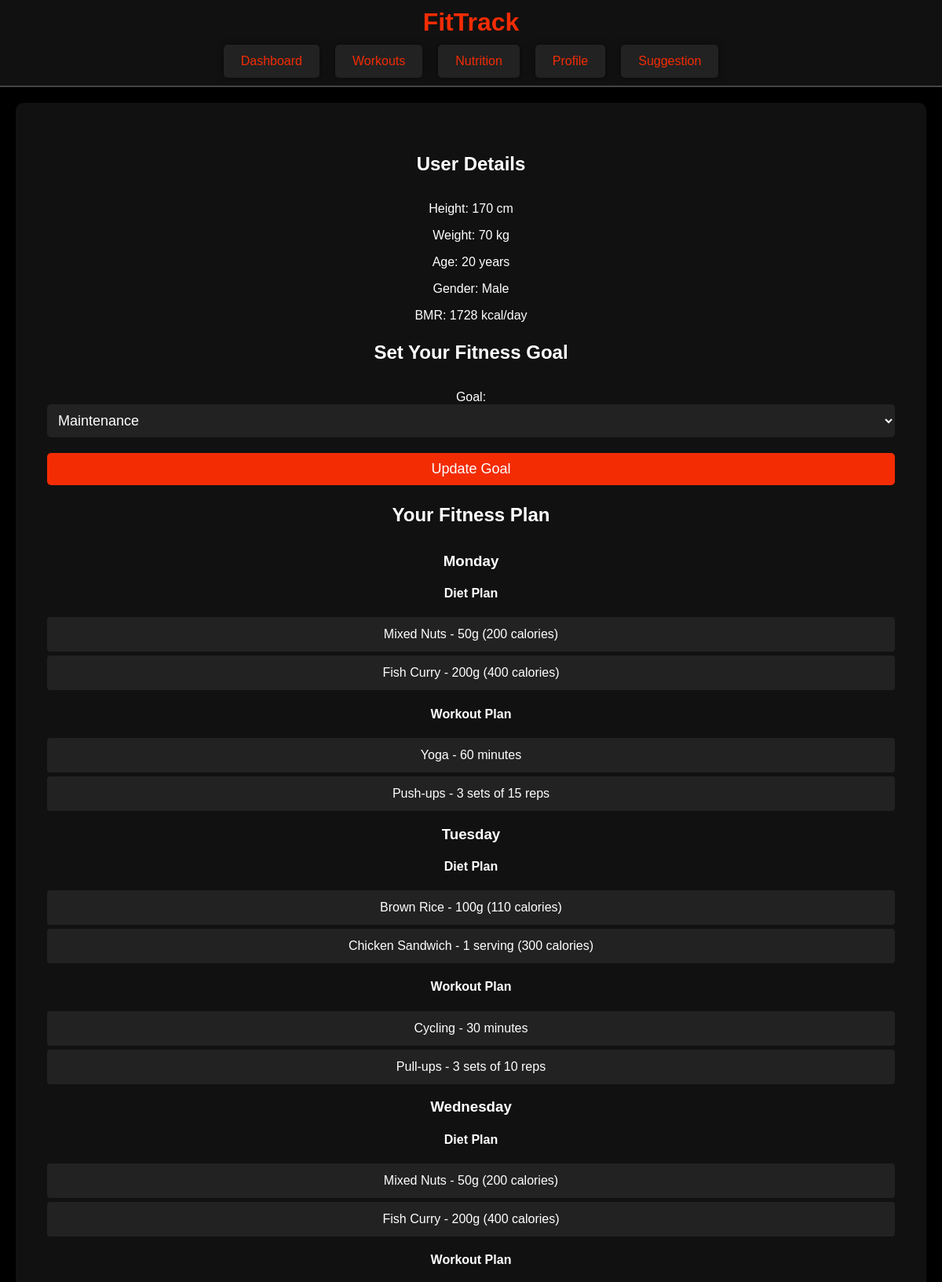
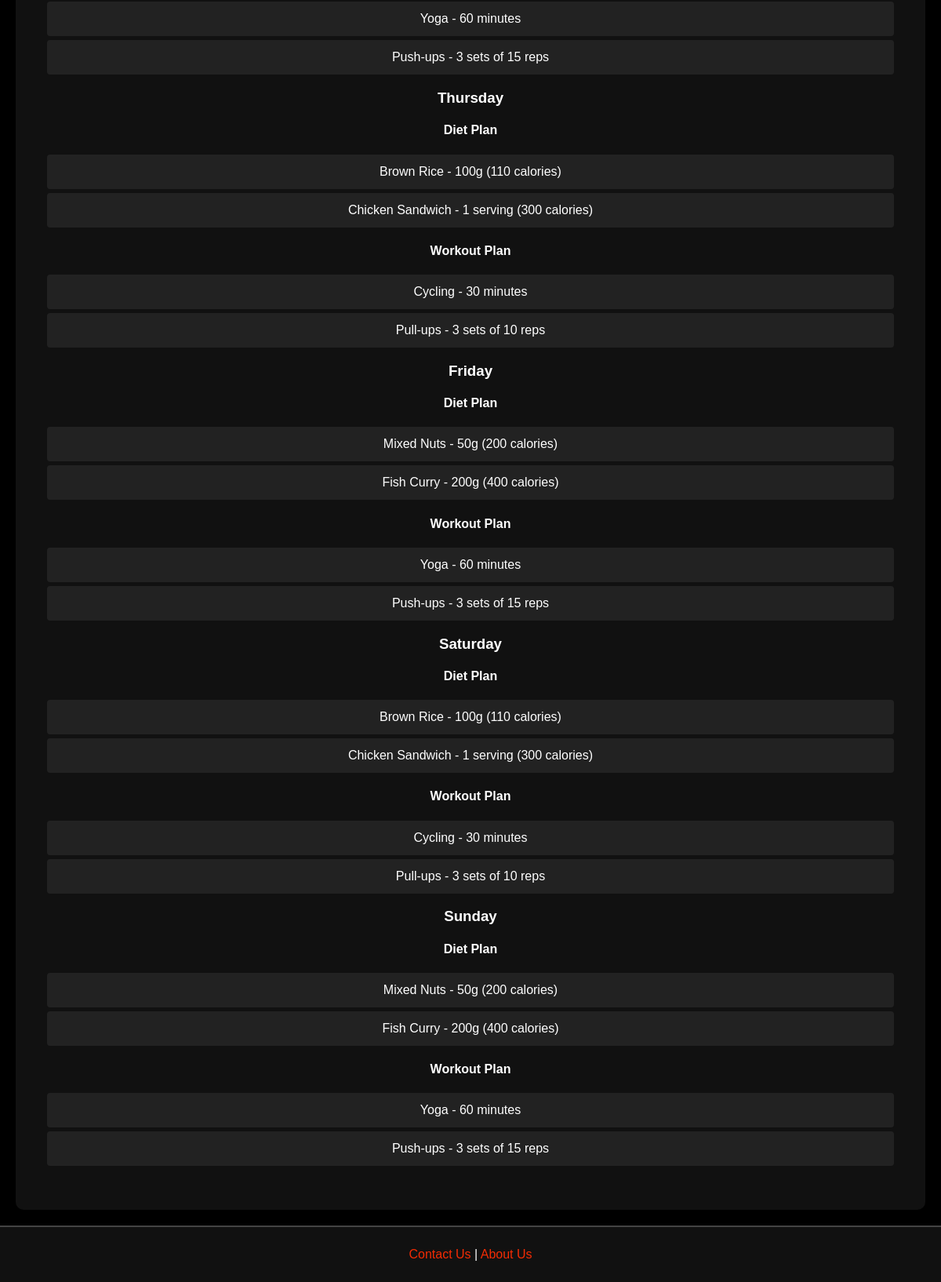
The app's page /suggest.php (signed in) with its own data (2 pictures, top to bottom).
### tables this page shows
CREATE TABLE `personal_details` (
  `id` int(11) NOT NULL,
  `user_id` int(11) NOT NULL,
  `height` float DEFAULT NULL,
  `weight` float DEFAULT NULL,
  `age` int(11) DEFAULT NULL,
  `gender` enum('Male','Female','Other') DEFAULT NULL
);

CREATE TABLE `users` (
  `id` int(11) NOT NULL,
  `name` varchar(255) NOT NULL,
  `email` varchar(255) NOT NULL,
  `username` varchar(255) NOT NULL,
  `password` varchar(255) NOT NULL,
  `goal` enum('weight_loss','muscle_gain','maintenance') DEFAULT 'maintenance'
);

### suggest.php (the view, shortened to what this page needs)
<?php
require 'db.php';
$user_id = $_SESSION['user_id'];
$query = "SELECT height, weight, age, gender FROM personal_details WHERE user_id = $user_id";
$result = mysqli_query($conn, $query);
$user = mysqli_fetch_assoc($result);
$height = $user['height'];
$weight = $user['weight'];
$age = $user['age'];
$gender = $user['gender'];
if ($gender == 'Male') {
    $bmr = 88.362 + (13.397 * $weight) + (4.799 * $height) - (5.677 * $age);
} else {
    $bmr = 447.593 + (9.247 * $weight) + (3.098 * $height) - (4.330 * $age);
}
$sql = "SELECT goal FROM users WHERE id = ?";
$stmt = $conn->prepare($sql);
$stmt->bind_param("i", $user_id);
$stmt->execute();
$result = $stmt->get_result();
$user_data = $result->fetch_assoc();
$goal = $user_data['goal'] ?? 'maintenance';
function getPlan($goal) {
    return $plans[$goal] ?? $plans['maintenance'];
}
$plan = getPlan($goal);
?>
<!DOCTYPE html>
<html lang="en">
<head>
    <link rel="stylesheet" href="styles/suggest.css">
</head>
<body>
    <div class="header">
        <h1>FitTrack</h1>
        <nav>
            <ul>
                <li><a href="dashboard.php">Dashboard</a></li>
                <li><a href="workouts.php">Workouts</a></li>
                <li><a href="nutrition.php">Nutrition</a></li>
                <li><a href="profile.php">Profile</a></li>
                <li><a href="suggest.php">Suggestion</a></li>
            </ul>
        </nav>
    </div>
    <div class="container">
        <div class="login-box">
            <h2>User Details</h2>
            <p>Height: <?php echo $height; ?> cm</p>
            <p>Weight: <?php echo $weight; ?> kg</p>
            <p>Age: <?php echo $age; ?> years</p>
            <p>Gender: <?php echo $gender; ?></p>
            <p>BMR: <?php echo round($bmr); ?> kcal/day</p>
            <h2>Set Your Fitness Goal</h2>
            <form action="suggest.php" method="post">
                <div class="textbox">
                    <label for="goal">Goal:</label>
                    <select id="goal" name="goal" required>
                        <option value="maintenance" <?php if ($goal == 'maintenance') echo 'selected'; ?>>Maintenance</option>
                    </select>
                </div>
                <button type="submit" class="btn">Update Goal</button>
            </form>
            <h2>Your Fitness Plan</h2>
            <?php foreach ($plan as $day => $details): ?>
                <h3><?php echo $day; ?></h3>
                <h4>Diet Plan</h4>
                <ul class="diet-plan">
                    <?php foreach ($details['diet'] as $diet_item): ?>
                        <li><?php echo htmlspecialchars($diet_item['food']) . ' - ' . htmlspecialchars($diet_item['amount']) . ' (' . htmlspecialchars($diet_item['calories']) . ' calories)'; ?></li>
                    <?php endforeach; ?>
                </ul>
                <h4>Workout Plan</h4>
                <ul class="workout-plan">
                    <?php foreach ($details['workout'] as $workout_item): ?>
                        <li>
                            <?php
                            echo htmlspecialchars($workout_item['exercise']);
                            if (isset($workout_item['duration'])) {
                                echo ' - ' . htmlspecialchars($workout_item['duration']);
                            } else {
                                echo ' - ' . htmlspecialchars($workout_item['sets']) . ' sets of ' . htmlspecialchars($workout_item['reps']) . ' reps';
                            }
                            ?>
                        </li>
                    <?php endforeach; ?>
                </ul>
            <?php endforeach; ?>
        </div>
    </div>
    <div class="footer">
        <p><a href="contactus.php">Contact Us</a> | <a href="aboutus.php">About Us</a></p>
    </div>
</body>
</html>

### Styles/suggest.css (style rules this page uses)
body { margin: 0; padding: 0; font-family: Arial, Helvetica, sans-serif; background-color: #000; background-image: url('https://e1.pxfuel.com/desktop-wallpaper/195/334/desktop-wallpaper-black-granite-backgrounds-texture.jpg'); background-size: cover; background-position: center; color: #fff; }
body { font-family: Arial, Helvetica, sans-serif; background-color: #000; color: #fff; }
.header { background-color: #111; padding: 10px 0; text-align: center; border-bottom: 2px solid #444; }
.header h1 { margin: 0; font-size: 2rem; margin-bottom: 10px; color: #F42C04; }
.header nav ul { list-style-type: none; padding: 0; margin: 0; display: flex; justify-content: center; gap: 20px; }
.header nav ul li { display: inline; padding: 10px 20px; border: 2px solid transparent; border-radius: 5px; transition: border-color 0.3s, background-color 0.3s, transform 0.3s; background-color: #222; box-shadow: 0 0 10px rgba(0, 0, 0, 0.5); }
.header nav ul li a { color: #F42C04; text-decoration: none; font-size: 1rem; transition: color 0.3s; }
.container { display: flex; flex-direction: column; justify-content: center; align-items: center; min-height: calc(100vh - 120px); padding: 20px; max-width: 1200px; margin: 0 auto; box-sizing: border-box; gap: 20px; }
.login-box { background-color: #111; padding: 40px; border-radius: 10px; box-shadow: 0 0 10px 0 #000; text-align: center; width: 100%; max-width: 1200px; box-sizing: border-box; }
.login-box h2 { margin-bottom: 30px; font-size: 1.5rem; color: #fff; line-height: 1.5; }
.textbox { margin-bottom: 20px; }
.textbox input, .textbox select { width: 100%; padding: 10px; background: #222; border: none; outline: none; color: #fff; font-size: 18px; border-radius: 5px; box-sizing: border-box; transition: transform 0.3s, box-shadow 0.3s; }
.btn { width: 100%; background: #F42C04; border: none; padding: 10px; cursor: pointer; font-size: 18px; color: #fff; border-radius: 5px; transition: background 0.3s; }
.footer { background-color: #111; text-align: center; border-top: 2px solid #444; padding: 10px 0; box-shadow: 0 -2px 10px rgba(0, 0, 0, 0.5); }
.footer a { color: #F42C04; text-decoration: none; transition: transform 0.3s; }
ul.diet-plan { list-style-type: none; padding: 0; }
ul.diet-plan li { background-color: #222; margin: 5px 0; padding: 10px; border-radius: 5px; line-height: 1.5; }
ul.workout-plan { list-style-type: none; padding: 0; }
ul.workout-plan li { background-color: #222; margin: 5px 0; padding: 10px; border-radius: 5px; line-height: 1.5; }
.login-box ul li { background-color: #222; padding: 10px; border-radius: 4px; margin-bottom: 5px; line-height: 1.5; }
.login-box ul li:nth-child(odd) { background-color: #222; }

### records on screen
personal_details: height "170", weight "70", age "20", gender "Male", bmr "1728"
users: goal "Maintenance"

### other values on screen
$day "Monday"
$diet_item['food'] "Mixed Nuts"
$diet_item['amount'] "50g"
$diet_item['calories'] "200"
$diet_item['food'] "Fish Curry"
$diet_item['amount'] "200g"
$diet_item['calories'] "400"
$workout_item['exercise'] "Yoga"
$workout_item['duration'] "60 minutes"
$workout_item['exercise'] "Push-ups"
$workout_item['sets'] "3"
$workout_item['reps'] "15"
$day "Tuesday"
$diet_item['food'] "Brown Rice"
$diet_item['amount'] "100g"
